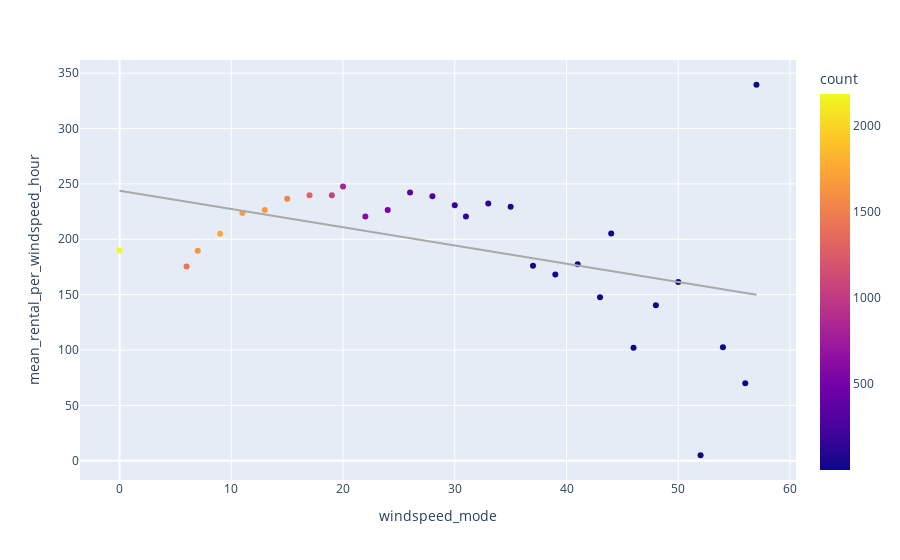

Write notebook code for a chart like this one.
### Code cell
px.scatter(df_windspeed_mode, x= "windspeed_mode", y="mean_rental_per_windspeed_hour", color="count", trendline="ols", trendline_color_override="darkgrey")

### Figure 1 — Plotly figure (JSON) as saved in the notebook; plotly's stock layout.template omitted (floating-point values rounded to 4 significant figures)
{"data": [{"hovertemplate": "windspeed_mode=%{x}<br>mean_rental_per_windspeed_hour=%{y}<br>count=%{marker.color}<extra></extra>", "legendgroup": "", "marker": {"color": [2185, 1425, 1621, 1740, 1696, 1656, 1514, 1298, 1045, 808, 603, 501, 381, 296, 177, 147, 110, 83, 39, 45, 23, 14, 11, 5, 2, 2, 1, 2, 1, 2], "coloraxis": "coloraxis", "symbol": "circle"}, "mode": "markers", "name": "", "orientation": "v", "showlegend": false, "type": "scatter", "x": [0, 6, 7, 9, 11, 13, 15, 17, 19, 20, 22, 24, 26, 28, 30, 31, 33, 35, 37, 39, 41, 43, 44, 46, 48, 50, 52, 54, 56, 57], "xaxis": "x", "y": [189.8, 175.4, 189.7, 205.0, 223.7, 226.4, 236.6, 239.7, 239.8, 247.7, 220.5, 226.5, 242.2, 238.9, 230.8, 220.5, 232.2, 229.4, 176.1, 168.2, 177.5, 147.7, 205.3, 102, 140.5, 161.5, 5, 102.5, 70, 339.5], "yaxis": "y"}, {"hovertemplate": "<b>OLS trendline</b><br>mean_rental_per_windspeed_hour = -1.64522 * windspeed_mode + 243.76<br>R<sup>2</sup>=0.180574<br><br>windspeed_mode=%{x}<br>mean_rental_per_windspeed_hour=%{y} <b>(trend)</b><extra></extra>", "legendgroup": "", "line": {"color": "darkgrey"}, "marker": {"symbol": "circle"}, "mode": "lines", "name": "", "showlegend": false, "type": "scatter", "x": [0, 6, 7, 9, 11, 13, 15, 17, 19, 20, 22, 24, 26, 28, 30, 31, 33, 35, 37, 39, 41, 43, 44, 46, 48, 50, 52, 54, 56, 57], "xaxis": "x", "y": [243.8, 233.9, 232.2, 229.0, 225.7, 222.4, 219.1, 215.8, 212.5, 210.9, 207.6, 204.3, 201.0, 197.7, 194.4, 192.8, 189.5, 186.2, 182.9, 179.6, 176.3, 173.0, 171.4, 168.1, 164.8, 161.5, 158.2, 154.9, 151.6, 150.0], "yaxis": "y"}], "layout": {"coloraxis": {"colorbar": {"title": {"text": "count"}}, "colorscale": [[0, "#0d0887"], [0.1111, "#46039f"], [0.2222, "#7201a8"], [0.3333, "#9c179e"], [0.4444, "#bd3786"], [0.5556, "#d8576b"], [0.6667, "#ed7953"], [0.7778, "#fb9f3a"], [0.8889, "#fdca26"], [1, "#f0f921"]]}, "legend": {"tracegroupgap": 0}, "margin": {"t": 60}, "xaxis": {"anchor": "y", "domain": [0, 1], "title": {"text": "windspeed_mode"}}, "yaxis": {"anchor": "x", "domain": [0, 1], "title": {"text": "mean_rental_per_windspeed_hour"}}}}
